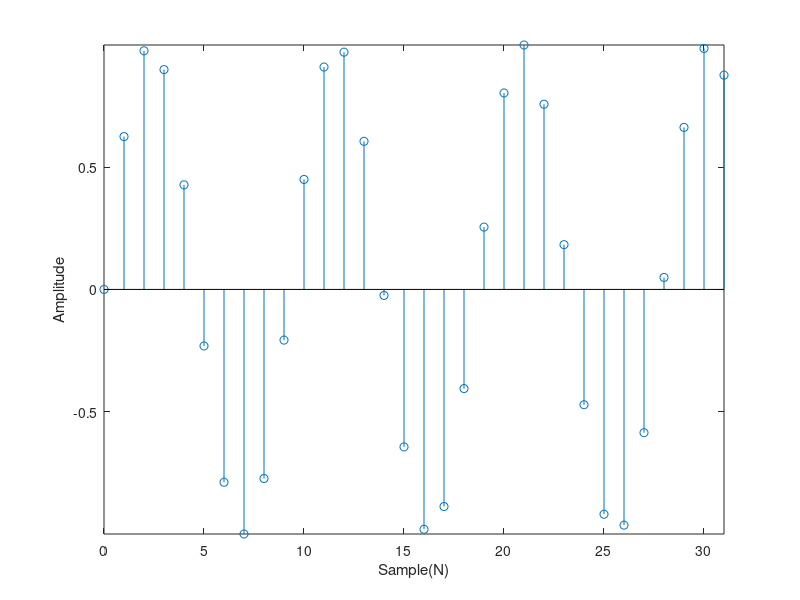

This figure's MATLAB source:
f = 220;  
fs = 2048;
N = 32;
dt = 1/fs;
T = (0 : N-1) * dt;

x = sin(2 * pi *f * T);

stem(0 : N-1, x);

axis tight;
xlabel('Sample(N)')
ylabel('Amplitude')